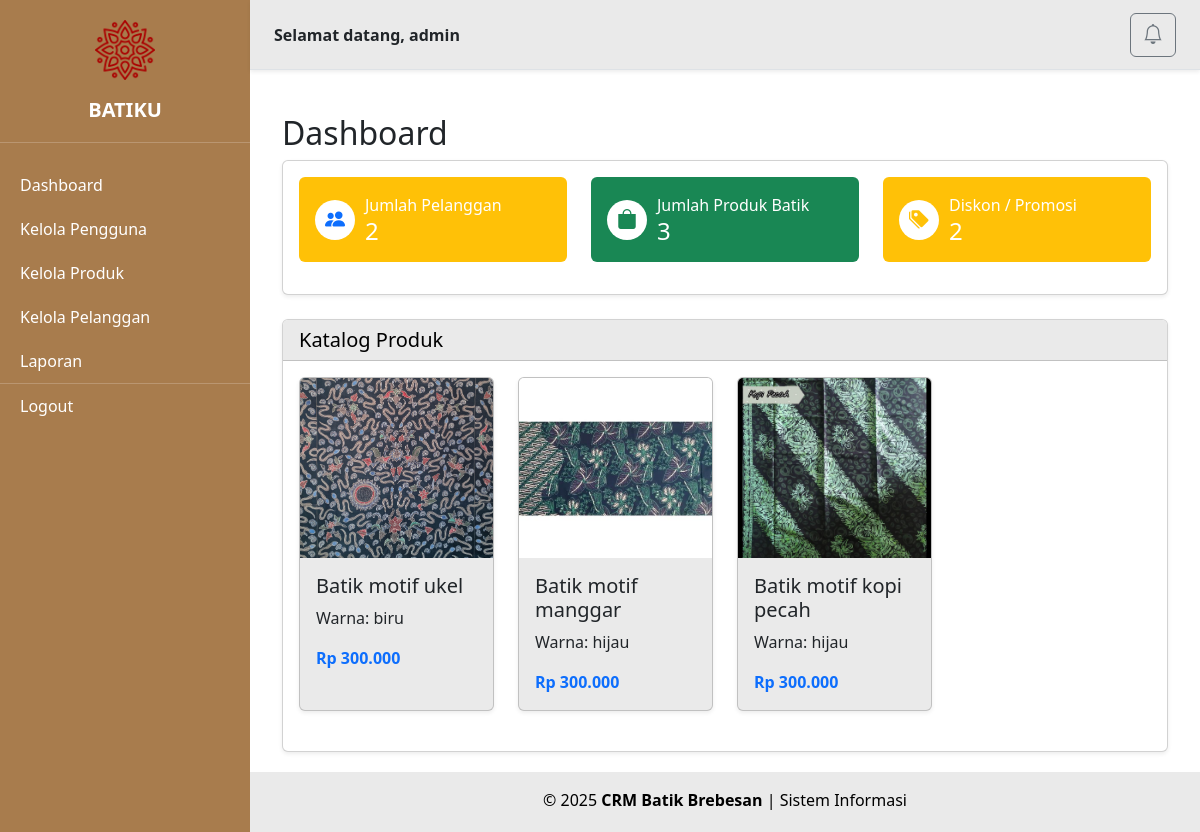
Screenshot of /pages/dashboard.php (signed in) with the database file from the repository.
### tables this page shows
CREATE TABLE `produk_batik` (
  `id` int(11) NOT NULL,
  `nama_produk` varchar(100) NOT NULL,
  `warna` varchar(50) NOT NULL,
  `harga` int(11) NOT NULL,
  `gambar` varchar(255) DEFAULT NULL
);

### pages/dashboard.php (the view, shortened to what this page needs)
<?php
include '../config/db.php';
$jml_pelanggan = $conn->query("SELECT COUNT(*) AS total FROM pelanggan")->fetch_assoc()['total'];
$jml_produk = $conn->query("SELECT COUNT(*) AS total FROM produk_batik")->fetch_assoc()['total'];
$jml_diskon = $conn->query("SELECT COUNT(*) AS total FROM promosi")->fetch_assoc()['total'];
$produk = $conn->query("SELECT * FROM produk_batik ORDER BY id DESC");
?>
<!DOCTYPE html>
<html lang="id">
<head>
    <link href="https://cdn.jsdelivr.net/npm/bootstrap@5.3.0/dist/css/bootstrap.min.css" rel="stylesheet">
    <link href="https://cdn.jsdelivr.net/npm/bootstrap-icons@1.10.5/font/bootstrap-icons.css" rel="stylesheet">
</head>
<body>
<?php include '../layout/sidebar.php'; ?>
<div class="main-content">
<?php include '../layout/header.php'; ?>
<div class="content-wrapper">
    <div class="container-fluid mt-4">
        <h2>Dashboard</h2>
        <div class="card mb-4 shadow-sm">
            <div class="card-body">
                <div class="row text-white">
                    <div class="col-md-4 mb-3">
                        <div class="bg-warning rounded p-3 d-flex align-items-center">
                            <div class="icon-circle bg-white text-primary"><i class="bi bi-people-fill"></i></div>
                            <div>
                                <div>Jumlah Pelanggan</div>
                                <h4 class="mb-0"><?= $jml_pelanggan ?></h4>
                            </div>
                        </div>
                    </div>
                    <div class="col-md-4 mb-3">
                        <div class="bg-success rounded p-3 d-flex align-items-center">
                            <div class="icon-circle bg-white text-success"><i class="bi bi-bag-fill"></i></div>
                            <div>
                                <div>Jumlah Produk Batik</div>
                                <h4 class="mb-0"><?= $jml_produk ?></h4>
                            </div>
                        </div>
                    </div>
                    <div class="col-md-4 mb-3">
                        <div class="bg-warning rounded p-3 d-flex align-items-center">
                            <div class="icon-circle bg-white text-warning"><i class="bi bi-tags-fill"></i></div>
                            <div>
                                <div>Diskon / Promosi</div>
                                <h4 class="mb-0"><?= $jml_diskon ?></h4>
                            </div>
                        </div>
                    </div>
                </div>
            </div>
        </div>
        <div class="card shadow-sm">
            <div class="card-header text-black" style="background-color: #EAEAEA;">
                <h5 class="mb-0">Katalog Produk</h5>
            </div>
            <div class="card-body" >
                <div class="row">
                    <?php while ($row = $produk->fetch_assoc()): ?>
                    <div class="col-md-3 mb-4">
                        <div class="card h-100 shadow-sm" style="background-color: #EAEAEA;">
                            <?php if (!empty($row['gambar']) && file_exists('../uploads/' . $row['gambar'])): ?>
                                <img src="../uploads/<?= htmlspecialchars($row['gambar']) ?>" class="card-img-top" style="height: 180px; object-fit: cover;" alt="Produk">
                            <?php else: ?>
                                <div class="bg-light text-muted text-center py-5">Tidak ada gambar</div>
                            <?php endif; ?>
                            <div class="card-body">
                                <h5 class="card-title"><?= htmlspecialchars($row['nama_produk']) ?></h5>
                                <p class="card-text">Warna: <?= htmlspecialchars($row['warna']) ?></p>
                                <p class="card-text fw-bold text-primary">Rp <?= number_format($row['harga'], 0, ',', '.') ?></p>
                            </div>
                        </div>
                    </div>
                    <?php endwhile; ?>
                </div>
            </div>
        </div>
    </div>
</div>
<?php include '../layout/footer.php'; ?>
</div>
</body>
</html>

### layout/sidebar.php (shortened to what this page needs)
<div class="sidebar">
    <div class="sidebar-header">
        <img src="../assets/logo/logo.png" alt="Logo Batiku" class="sidebar-logo">
        <h5 class="mt-2 mb-0">BATIKU</h5>
    </div>
    <div class="sidebar-links">
        <a class="sidebar-link" href="../pages/dashboard.php">Dashboard</a>
        <?php if ($_SESSION['role'] === 'admin'): ?>
            <a class="sidebar-link" href="../pages/kelola_pengguna.php">Kelola Pengguna</a>
            <a class="sidebar-link" href="../pages/batik.php">Kelola Produk</a>
            <a class="sidebar-link" href="../pages/pelanggan.php">Kelola Pelanggan</a>
            <a class="sidebar-link" href="../pages/laporan.php">Laporan</a>
        <?php elseif ($_SESSION['role'] === 'sales'): ?>
            <a class="sidebar-link" href="../pages/pelanggan.php">Tambah Pelanggan</a>
            <a class="sidebar-link" href="../pages/penjualan.php">Tambah Penjualan</a>
        <?php elseif ($_SESSION['role'] === 'marketing'): ?>
            <a class="sidebar-link" href="../pages/promosi.php">Promosi</a>
            <a class="sidebar-link" href="../pages/laporan.php">Laporan</a>
        <?php endif; ?>
        <a class="sidebar-link sidebar-logout" href="../auth/logout.php">Logout</a>
    </div>
</div>

### layout/header.php (shortened to what this page needs)
<div class="border-bottom shadow-sm py-3 px-4 d-flex justify-content-between align-items-center"
     style="position: fixed; top: 0; left: 250px; right: 0; height: 70px; z-index: 1000; background-color: #EAEAEA;">
    <span class="fw-semibold text-dark">Selamat datang, <?= htmlspecialchars($_SESSION['role']) ?></span>
    <div class="dropdown">
        <button class="btn btn-outline-secondary position-relative" type="button" id="notifDropdown" data-bs-toggle="dropdown" aria-expanded="false">
            <i class="bi bi-bell fs-5"></i>
        </button>
    </div>
</div>

### layout/footer.php
<footer class="text-black text-center p-3"
        style="position: fixed; bottom: 0; left: 250px; right: 0; height: 60px; background-color: #EAEAEA; z-index: 1000;">
    © <?= date('Y') ?> <strong>CRM Batik Brebesan</strong> | Sistem Informasi
</footer>

### pages/dashboard.php (style rules this page uses)
html, body { margin: 0; height: 100%; overflow: hidden; }
.main-content { margin-left: 250px; padding-top: 70px; padding-bottom: 60px; height: 100vh; overflow: hidden; display: flex; flex-direction: column; }
.content-wrapper { flex: 1; overflow-y: auto; padding: 20px; }
.icon-circle { width: 40px; height: 40px; border-radius: 50%; display: flex; align-items: center; justify-content: center; font-size: 20px; margin-right: 10px; }

### layout/sidebar.php (style rules this page uses)
.sidebar { width: 250px; height: 100vh; background-color: #a87c4d; position: fixed; top: 0; left: 0; color: white; z-index: 999; }
.sidebar-logo { width: 60px; height: auto; margin-bottom: 10px; }
.sidebar-header { text-align: center; padding: 20px 15px; border-bottom: 1px solid rgba(255,255,255,0.2); }
.sidebar-header h5 { margin: 0; font-weight: bold; }
.sidebar-links { padding-top: 20px; display: flex; flex-direction: column; height: calc(100% - 150px); }
.sidebar-link { padding: 10px 20px; text-decoration: none; color: white; transition: background-color 0.2s ease, padding-left 0.2s ease; }
.sidebar-logout { border-top: 1px solid rgba(255,255,255,0.2); }

### rows the page displays
produk_batik: gambar (picture), nama_produk "Batik motif ukel", warna "biru", harga "300.000"
produk_batik: gambar (picture), nama_produk "Batik motif manggar", warna "hijau", harga "300.000"
produk_batik: gambar (picture), nama_produk "Batik motif kopi pecah", warna "hijau", harga "300.000"

### other values shown
$_SESSION['role'] "admin"
$jml_pelanggan "2"
$jml_produk "3"
$jml_diskon "2"
